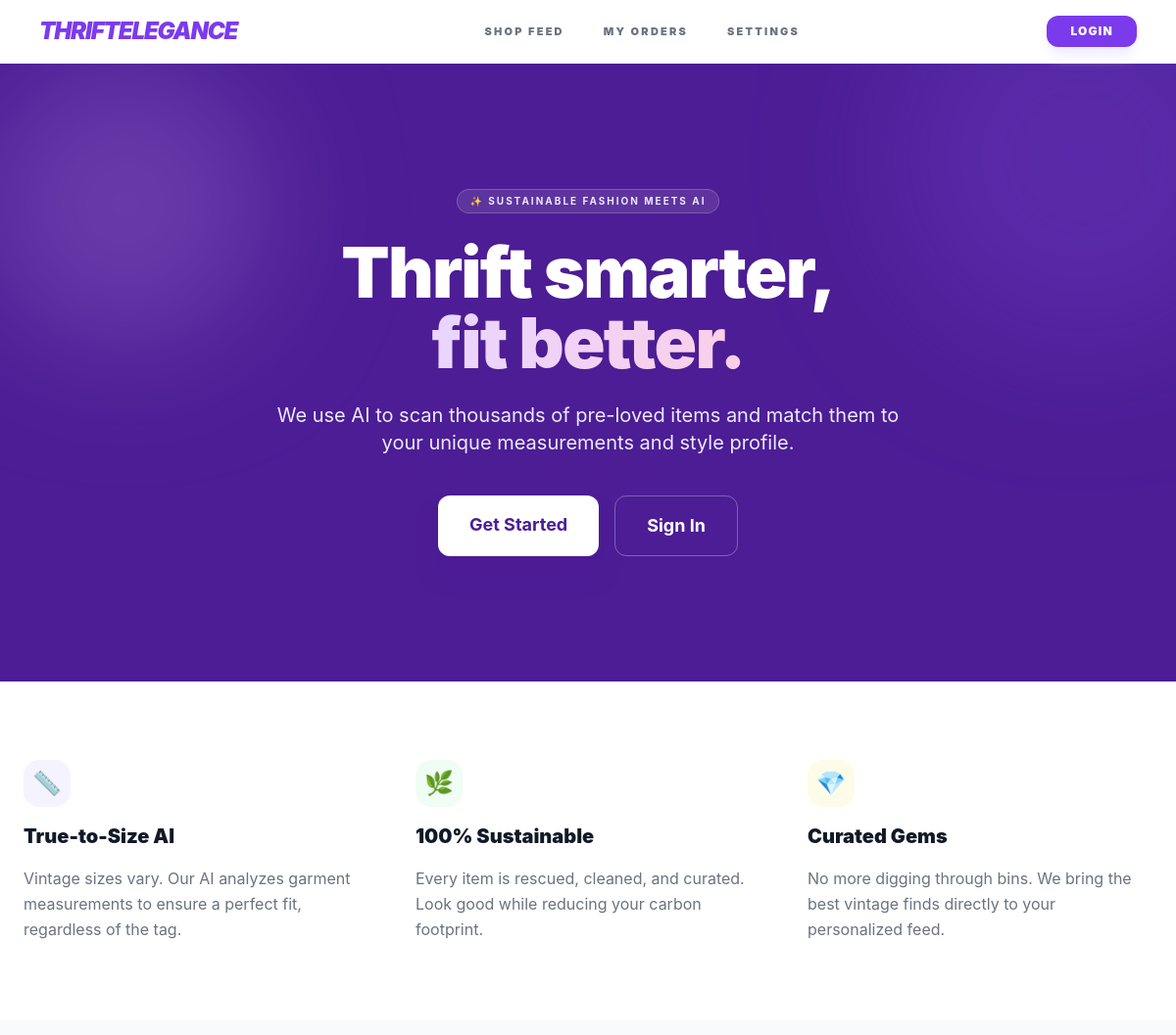
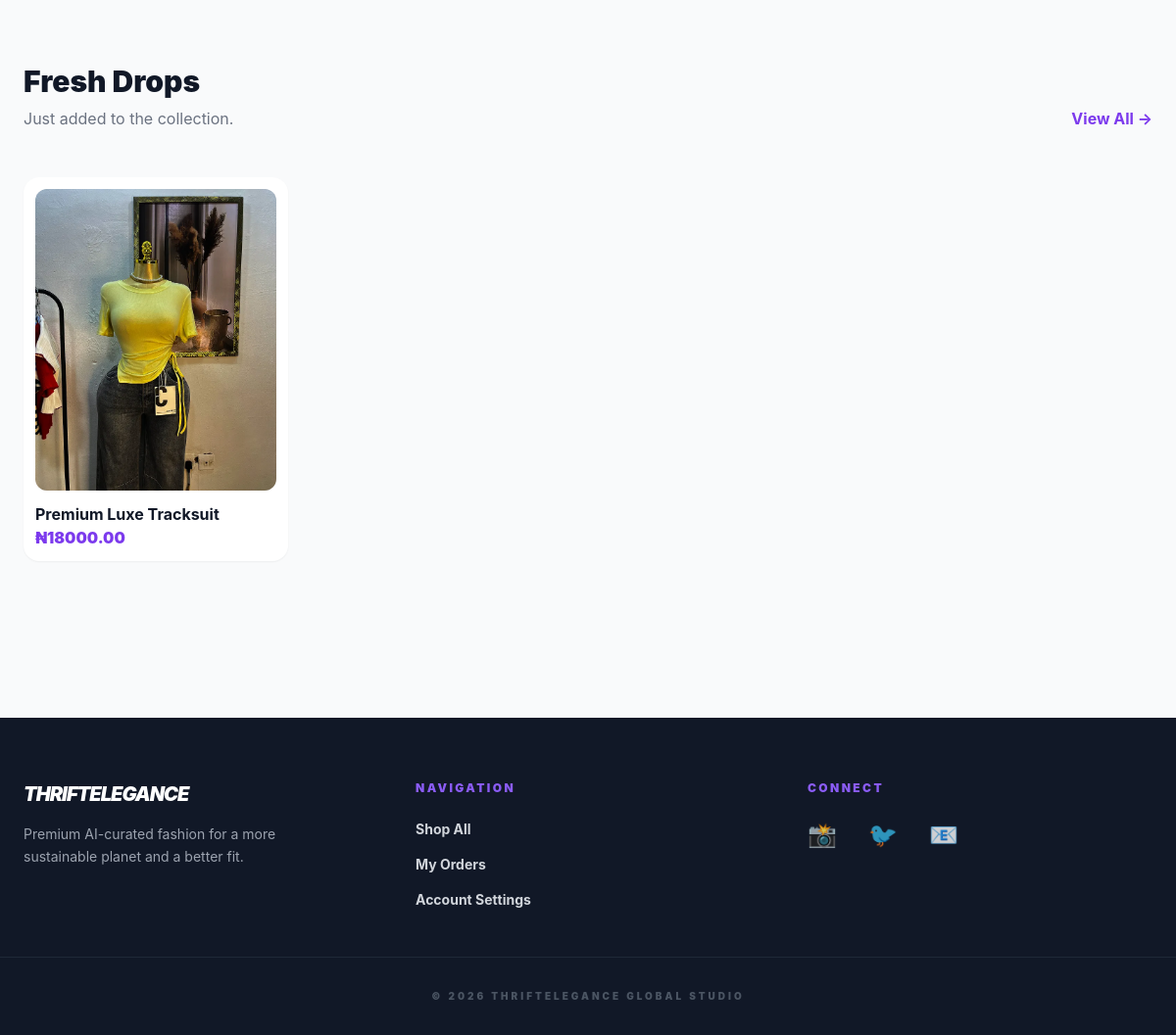
The app's page /, older data (2 pictures, top to bottom).
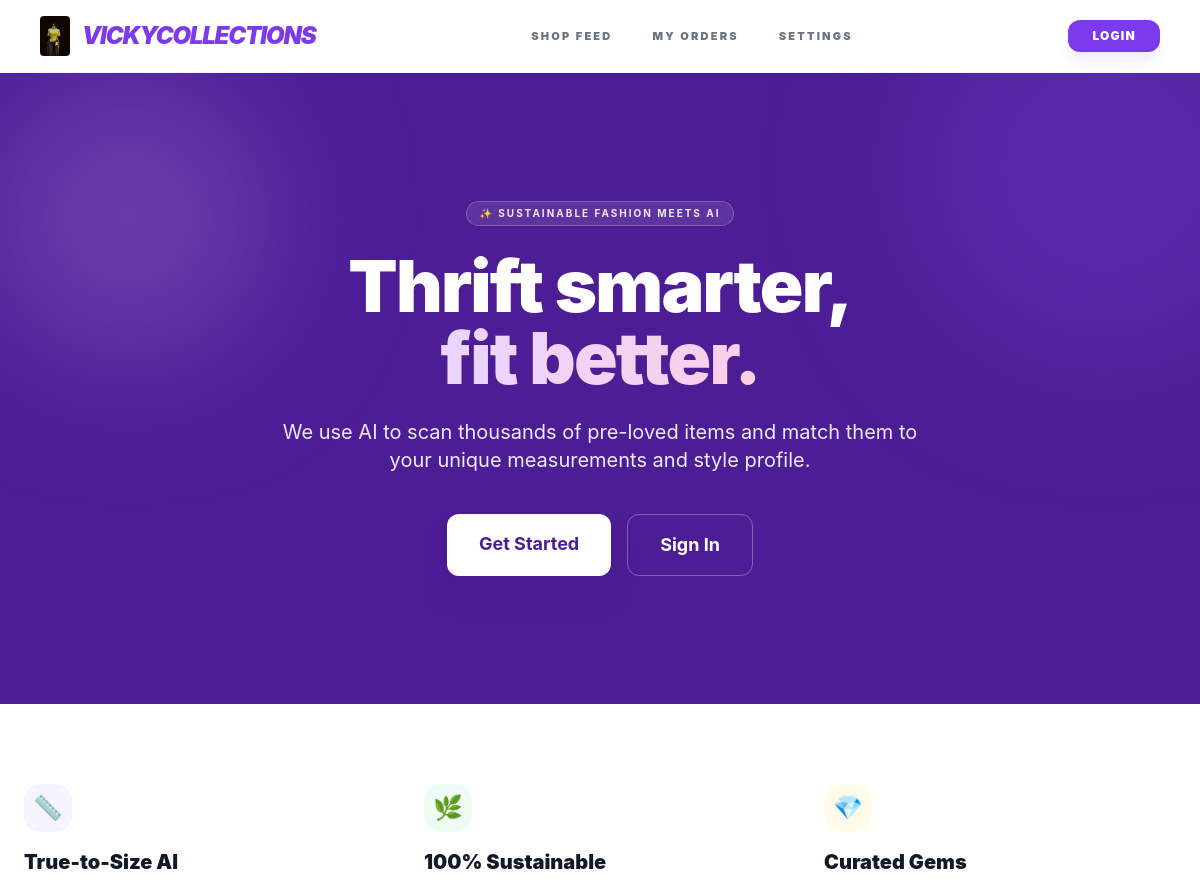
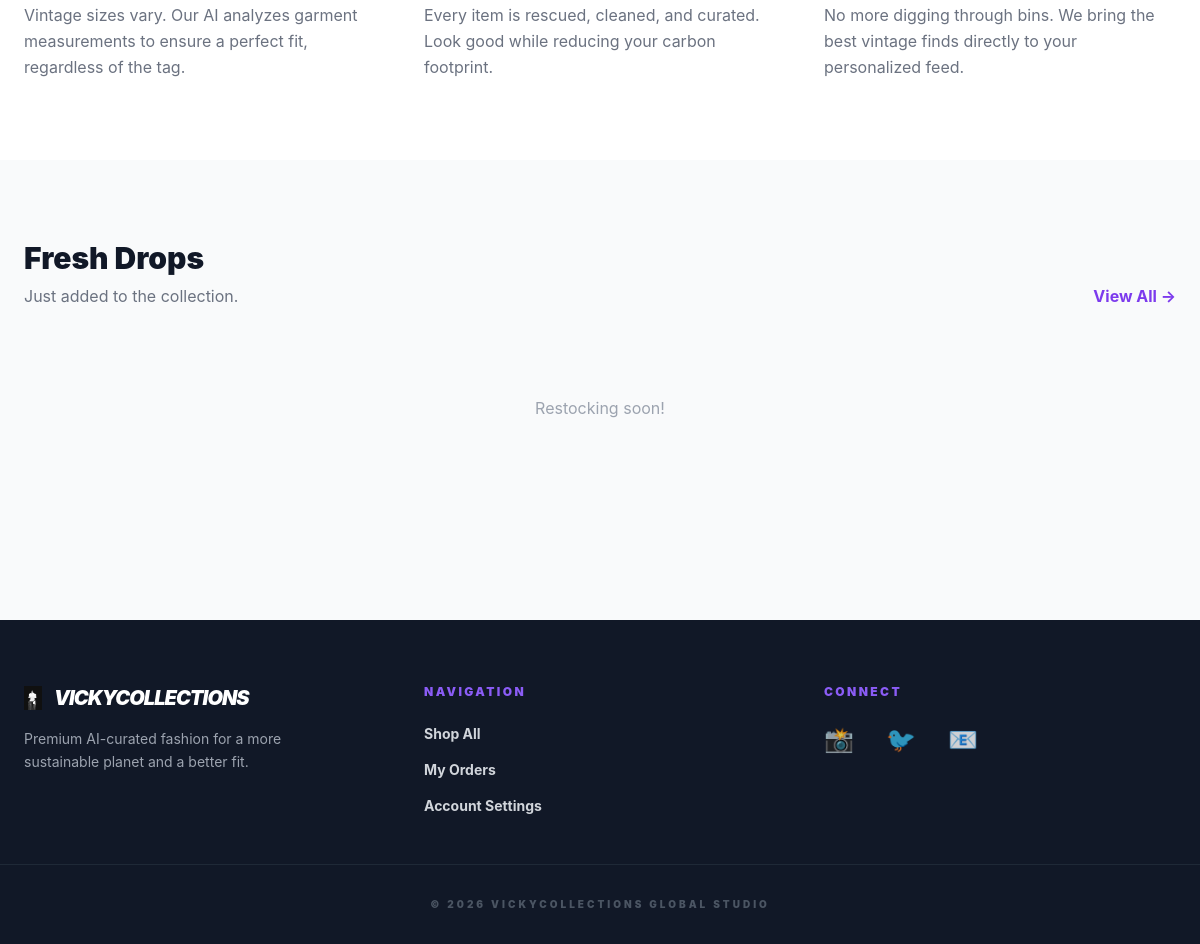
The same page, newer data (2 pictures, top to bottom).
### store/models.py (models this page shows, shortened)
class StoreSettings(models.Model):
    store_name = models.CharField(max_length=100, default="ThriftElegance")
    logo = models.ImageField(upload_to='store_assets/', blank=True, null=True)
    class Meta:
        verbose_name_plural = "Store Settings"
    @classmethod
    def load(cls):
        obj, created = cls.objects.get_or_create(pk=1)
        return obj

class Product(models.Model):
    name = models.CharField(max_length=200)
    description = models.TextField(blank=True, help_text="Detailed info for the Product Page")
    price = models.DecimalField(max_digits=12, decimal_places=2, help_text="The current selling price")
    original_price = models.DecimalField(max_digits=12, decimal_places=2, null=True, blank=True, help_text="Slashed price (e.g., 50000)")
    quantity = models.PositiveIntegerField(default=1, help_text="How many units are in stock")
    is_available = models.BooleanField(default=True)
    image = models.ImageField(upload_to='products/', help_text="Primary display image")
    image_hover = models.ImageField(upload_to='products/', blank=True, null=True, help_text="Secondary/Detail image")
    size = models.CharField(max_length=10, choices=SIZE_CHOICES) # Increased max_length for safety
    category = models.CharField(max_length=20, choices=CATEGORY_CHOICES, default='DRESS')
    favorites = models.ManyToManyField(User, related_name="favorites", blank=True)
    created_at = models.DateTimeField(auto_now_add=True)

### store/views.py (the view)
# urls.py: path('', views.landing_page, name='landing'),
def landing_page(request):
    recent_products = Product.objects.filter(is_available=True).order_by('-created_at')[:4]
    return render(request, 'store/landing.html', {'recent_products': recent_products})

### store/context_processors.py (called while the page is built)
def store_info(request):
    return {
        'store': StoreSettings.load()
    }

### templates/store/landing.html (shortened to what the changed rows need)
{% extends 'base.html' %}
{% block content %}
<div class="relative overflow-hidden bg-brand-900 text-white">
    <div class="relative z-10 max-w-7xl mx-auto px-6 py-24 md:py-32 flex flex-col items-center text-center">
        <h1 class="text-5xl md:text-7xl font-black tracking-tight mb-6 leading-tight">
            Thrift smarter, <br>
            <span class="text-transparent bg-clip-text bg-gradient-to-r from-purple-200 to-pink-200">fit better.</span>
        </h1>
    </div>
</div>
<section class="py-20 bg-gray-50">
    <div class="max-w-7xl mx-auto px-6">
        <div class="flex justify-between items-end mb-12">
            <div>
                <h2 class="text-3xl font-black text-gray-900">Fresh Drops</h2>
            </div>
        </div>
        <div class="grid grid-cols-2 md:grid-cols-4 gap-6">
            {% for product in recent_products %}
            <a href="{% url 'login' %}" class="group bg-white rounded-2xl p-3 shadow-sm hover:shadow-xl transition-all duration-300">
                <div class="aspect-[4/5] rounded-xl overflow-hidden mb-3 bg-gray-100">
                    <img src="{{ product.image.url }}" class="w-full h-full object-cover group-hover:scale-110 transition-transform">
                </div>
                <h4 class="font-bold text-gray-900 truncate">{{ product.name }}</h4>
                <p class="text-brand-600 font-black">₦{{ product.price }}</p>
            </a>
            {% empty %}
            <div class="col-span-4 text-center text-gray-400 py-10">Restocking soon!</div>
            {% endfor %}
        </div>
    </div>
</section>
{% endblock %}

### templates/base.html (shortened to what the changed rows need)
<!DOCTYPE html>
<html lang="en">
<head>
    <script src="https://cdn.tailwindcss.com"></script>
</head>
<body class="bg-gray-50 flex flex-col min-h-screen">
    <nav class="bg-white border-b border-brand-50 sticky top-0 z-50 shadow-sm">
        <div class="max-w-7xl mx-auto px-4 md:px-10 py-4 flex justify-between items-center">
            <a href="{% url 'landing' %}" class="flex items-center shrink-0 space-x-3">
                {% if store.logo %}
                    <img src="{{ store.logo.url }}" alt="{{ store.store_name }}" class="h-8 md:h-10 w-auto object-contain rounded">
                {% endif %}
                <span class="text-xl md:text-2xl font-black text-brand-600 tracking-tighter uppercase italic">
                    {{ store.store_name|default:"ThriftElegance" }}
                </span>
            </a>
        </div>
    </nav>
    <main class="flex-grow">
        {% block content %}
        {% endblock %}
    </main>
    <footer class="bg-gray-900 text-white pt-16 pb-8 mt-20">
        <div class="max-w-7xl mx-auto px-6 grid grid-cols-1 md:grid-cols-3 gap-12 border-b border-gray-800 pb-12">
            <div class="text-center md:text-left">
                <div class="flex items-center justify-center md:justify-start space-x-3 mb-4">
                    {% if store.logo %}
                        <img src="{{ store.logo.url }}" class="h-6 w-auto grayscale brightness-200">
                    {% endif %}
                    <h3 class="font-black italic uppercase tracking-tighter text-xl">{{ store.store_name|default:"ThriftElegance" }}</h3>
                </div>
            </div>
            <div class="text-center md:text-left">
            </div>
            <div class="text-center md:text-left">
            </div>
        </div>
        <p class="text-center text-gray-600 text-[10px] mt-8 font-black uppercase tracking-[0.3em]">
            © 2026 {{ store.store_name|default:"ThriftElegance" }} Global Studio
        </p>
    </footer>
</body>
</html>

Row changes from the older to the newer data that the page shows:
no longer on this page (row edited): Product: image (picture), name "Premium Luxe Tracksuit", price "18000.00"
computed for StoreSettings: store_name "THRIFTELEGANCE" → "VICKYCOLLECTIONS"
Text that changed along with them:
text now shown: "Restocking soon!"
